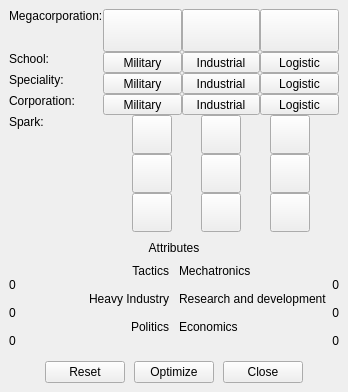
<?xml version="1.0" encoding="UTF-8"?>
<ui version="4.0">
 <class>AttributeEditor</class>
 <widget class="QDialog" name="AttributeEditor">
  <property name="geometry">
   <rect>
    <x>0</x>
    <y>0</y>
    <width>351</width>
    <height>434</height>
   </rect>
  </property>
  <property name="focusPolicy">
   <enum>Qt::ClickFocus</enum>
  </property>
  <property name="contextMenuPolicy">
   <enum>Qt::ActionsContextMenu</enum>
  </property>
  <property name="windowTitle">
   <string notr="true"/>
  </property>
  <layout class="QVBoxLayout" name="verticalLayout_2">
   <property name="spacing">
    <number>0</number>
   </property>
   <property name="sizeConstraint">
    <enum>QLayout::SetFixedSize</enum>
   </property>
   <property name="margin">
    <number>0</number>
   </property>
   <item>
    <widget class="TitleBar" name="titleBar" native="true">
     <property name="sizePolicy">
      <sizepolicy hsizetype="Preferred" vsizetype="Fixed">
       <horstretch>0</horstretch>
       <verstretch>0</verstretch>
      </sizepolicy>
     </property>
     <property name="minimizeButtonVisible" stdset="0">
      <bool>false</bool>
     </property>
    </widget>
   </item>
   <item>
    <widget class="QWidget" name="windowFrame" native="true">
     <layout class="QVBoxLayout" name="verticalLayout">
      <property name="spacing">
       <number>9</number>
      </property>
      <item>
       <widget class="QWidget" name="choices" native="true">
        <layout class="QGridLayout" name="gridLayout_3">
         <property name="margin">
          <number>0</number>
         </property>
         <property name="spacing">
          <number>0</number>
         </property>
         <item row="1" column="0">
          <widget class="QLabel" name="label">
           <property name="text">
            <string extracomment="characterinfo_cw_school">School:</string>
           </property>
           <property name="alignment">
            <set>Qt::AlignLeading|Qt::AlignLeft|Qt::AlignTop</set>
           </property>
           <property name="index" stdset="0">
            <number>1</number>
           </property>
          </widget>
         </item>
         <item row="1" column="1">
          <widget class="QToolButton" name="toolButton">
           <property name="sizePolicy">
            <sizepolicy hsizetype="Preferred" vsizetype="Fixed">
             <horstretch>0</horstretch>
             <verstretch>0</verstretch>
            </sizepolicy>
           </property>
           <property name="focusPolicy">
            <enum>Qt::NoFocus</enum>
           </property>
           <property name="toolTip">
            <string>Military</string>
           </property>
           <property name="text">
            <string>Military</string>
           </property>
           <property name="checkable">
            <bool>true</bool>
           </property>
           <property name="role" stdset="0">
            <string notr="true">military school</string>
           </property>
           <property name="value" stdset="0">
            <string notr="true">M</string>
           </property>
           <property name="index" stdset="0">
            <number>1</number>
           </property>
           <attribute name="buttonGroup">
            <string>buttonGroupSchool</string>
           </attribute>
          </widget>
         </item>
         <item row="1" column="2">
          <widget class="QToolButton" name="toolButton_2">
           <property name="sizePolicy">
            <sizepolicy hsizetype="Preferred" vsizetype="Fixed">
             <horstretch>0</horstretch>
             <verstretch>0</verstretch>
            </sizepolicy>
           </property>
           <property name="focusPolicy">
            <enum>Qt::NoFocus</enum>
           </property>
           <property name="toolTip">
            <string>Industrial</string>
           </property>
           <property name="text">
            <string>Industrial</string>
           </property>
           <property name="checkable">
            <bool>true</bool>
           </property>
           <property name="role" stdset="0">
            <string notr="true">industrial school</string>
           </property>
           <property name="value" stdset="0">
            <string notr="true">I</string>
           </property>
           <property name="index" stdset="0">
            <number>1</number>
           </property>
           <attribute name="buttonGroup">
            <string>buttonGroupSchool</string>
           </attribute>
          </widget>
         </item>
         <item row="1" column="3">
          <widget class="QToolButton" name="toolButton_3">
           <property name="sizePolicy">
            <sizepolicy hsizetype="Preferred" vsizetype="Fixed">
             <horstretch>0</horstretch>
             <verstretch>0</verstretch>
            </sizepolicy>
           </property>
           <property name="focusPolicy">
            <enum>Qt::NoFocus</enum>
           </property>
           <property name="toolTip">
            <string>Logistic</string>
           </property>
           <property name="text">
            <string>Logistic</string>
           </property>
           <property name="checkable">
            <bool>true</bool>
           </property>
           <property name="role" stdset="0">
            <string notr="true">logistic school</string>
           </property>
           <property name="value" stdset="0">
            <string notr="true">L</string>
           </property>
           <property name="index" stdset="0">
            <number>1</number>
           </property>
           <attribute name="buttonGroup">
            <string>buttonGroupSchool</string>
           </attribute>
          </widget>
         </item>
         <item row="2" column="0">
          <widget class="QLabel" name="label_8">
           <property name="text">
            <string extracomment="characterinfo_cw_major">Speciality:</string>
           </property>
           <property name="alignment">
            <set>Qt::AlignLeading|Qt::AlignLeft|Qt::AlignTop</set>
           </property>
           <property name="index" stdset="0">
            <number>2</number>
           </property>
          </widget>
         </item>
         <item row="2" column="1">
          <widget class="QToolButton" name="toolButton_4">
           <property name="sizePolicy">
            <sizepolicy hsizetype="Preferred" vsizetype="Fixed">
             <horstretch>0</horstretch>
             <verstretch>0</verstretch>
            </sizepolicy>
           </property>
           <property name="focusPolicy">
            <enum>Qt::NoFocus</enum>
           </property>
           <property name="toolTip">
            <string>Military</string>
           </property>
           <property name="text">
            <string>Military</string>
           </property>
           <property name="checkable">
            <bool>true</bool>
           </property>
           <property name="role" stdset="0">
            <string notr="true">military speciality</string>
           </property>
           <property name="value" stdset="0">
            <string notr="true">M</string>
           </property>
           <property name="index" stdset="0">
            <number>2</number>
           </property>
           <attribute name="buttonGroup">
            <string>buttonGroupSpeciality</string>
           </attribute>
          </widget>
         </item>
         <item row="2" column="2">
          <widget class="QToolButton" name="toolButton_5">
           <property name="sizePolicy">
            <sizepolicy hsizetype="Preferred" vsizetype="Fixed">
             <horstretch>0</horstretch>
             <verstretch>0</verstretch>
            </sizepolicy>
           </property>
           <property name="focusPolicy">
            <enum>Qt::NoFocus</enum>
           </property>
           <property name="toolTip">
            <string>Industrial</string>
           </property>
           <property name="text">
            <string>Industrial</string>
           </property>
           <property name="checkable">
            <bool>true</bool>
           </property>
           <property name="role" stdset="0">
            <string notr="true">industrial speciality</string>
           </property>
           <property name="value" stdset="0">
            <string notr="true">I</string>
           </property>
           <property name="index" stdset="0">
            <number>2</number>
           </property>
           <attribute name="buttonGroup">
            <string>buttonGroupSpeciality</string>
           </attribute>
          </widget>
         </item>
         <item row="2" column="3">
          <widget class="QToolButton" name="toolButton_6">
           <property name="sizePolicy">
            <sizepolicy hsizetype="Preferred" vsizetype="Fixed">
             <horstretch>0</horstretch>
             <verstretch>0</verstretch>
            </sizepolicy>
           </property>
           <property name="focusPolicy">
            <enum>Qt::NoFocus</enum>
           </property>
           <property name="toolTip">
            <string>Logistic</string>
           </property>
           <property name="text">
            <string>Logistic</string>
           </property>
           <property name="checkable">
            <bool>true</bool>
           </property>
           <property name="role" stdset="0">
            <string notr="true">logistic speciality</string>
           </property>
           <property name="value" stdset="0">
            <string notr="true">L</string>
           </property>
           <property name="index" stdset="0">
            <number>2</number>
           </property>
           <attribute name="buttonGroup">
            <string>buttonGroupSpeciality</string>
           </attribute>
          </widget>
         </item>
         <item row="3" column="0">
          <widget class="QLabel" name="label_9">
           <property name="text">
            <string extracomment="characterinfo_cw_corporation">Corporation:</string>
           </property>
           <property name="alignment">
            <set>Qt::AlignLeading|Qt::AlignLeft|Qt::AlignTop</set>
           </property>
           <property name="index" stdset="0">
            <number>3</number>
           </property>
          </widget>
         </item>
         <item row="3" column="1">
          <widget class="QToolButton" name="toolButton_7">
           <property name="sizePolicy">
            <sizepolicy hsizetype="Preferred" vsizetype="Fixed">
             <horstretch>0</horstretch>
             <verstretch>0</verstretch>
            </sizepolicy>
           </property>
           <property name="focusPolicy">
            <enum>Qt::NoFocus</enum>
           </property>
           <property name="toolTip">
            <string>Military</string>
           </property>
           <property name="text">
            <string>Military</string>
           </property>
           <property name="checkable">
            <bool>true</bool>
           </property>
           <property name="role" stdset="0">
            <string notr="true">military corporation</string>
           </property>
           <property name="value" stdset="0">
            <string notr="true">M</string>
           </property>
           <property name="index" stdset="0">
            <number>3</number>
           </property>
           <attribute name="buttonGroup">
            <string>buttonGroupCorporation</string>
           </attribute>
          </widget>
         </item>
         <item row="3" column="2">
          <widget class="QToolButton" name="toolButton_8">
           <property name="sizePolicy">
            <sizepolicy hsizetype="Preferred" vsizetype="Fixed">
             <horstretch>0</horstretch>
             <verstretch>0</verstretch>
            </sizepolicy>
           </property>
           <property name="focusPolicy">
            <enum>Qt::NoFocus</enum>
           </property>
           <property name="toolTip">
            <string>Industrial</string>
           </property>
           <property name="text">
            <string>Industrial</string>
           </property>
           <property name="checkable">
            <bool>true</bool>
           </property>
           <property name="role" stdset="0">
            <string notr="true">industrial corporation</string>
           </property>
           <property name="value" stdset="0">
            <string notr="true">I</string>
           </property>
           <property name="index" stdset="0">
            <number>3</number>
           </property>
           <attribute name="buttonGroup">
            <string>buttonGroupCorporation</string>
           </attribute>
          </widget>
         </item>
         <item row="3" column="3">
          <widget class="QToolButton" name="toolButton_9">
           <property name="sizePolicy">
            <sizepolicy hsizetype="Preferred" vsizetype="Fixed">
             <horstretch>0</horstretch>
             <verstretch>0</verstretch>
            </sizepolicy>
           </property>
           <property name="focusPolicy">
            <enum>Qt::NoFocus</enum>
           </property>
           <property name="toolTip">
            <string>Logistic</string>
           </property>
           <property name="text">
            <string>Logistic</string>
           </property>
           <property name="checkable">
            <bool>true</bool>
           </property>
           <property name="role" stdset="0">
            <string notr="true">logistic corporation</string>
           </property>
           <property name="value" stdset="0">
            <string notr="true">L</string>
           </property>
           <property name="index" stdset="0">
            <number>3</number>
           </property>
           <attribute name="buttonGroup">
            <string>buttonGroupCorporation</string>
           </attribute>
          </widget>
         </item>
         <item row="4" column="0">
          <widget class="QLabel" name="label_10">
           <property name="text">
            <string extracomment="characterinfo_cw_spark">Spark:</string>
           </property>
           <property name="alignment">
            <set>Qt::AlignLeading|Qt::AlignLeft|Qt::AlignTop</set>
           </property>
           <property name="index" stdset="0">
            <number>4</number>
           </property>
          </widget>
         </item>
         <item row="4" column="1" colspan="3">
          <layout class="QGridLayout" name="gridLayout_2">
           <property name="spacing">
            <number>0</number>
           </property>
           <item row="0" column="0">
            <widget class="QToolButton" name="toolButton_10">
             <property name="focusPolicy">
              <enum>Qt::NoFocus</enum>
             </property>
             <property name="toolTip">
              <string>Ubenor (Military)</string>
             </property>
             <property name="icon">
              <iconset resource="../res/resources.qrc">
               <normaloff>:/spark_mm.png</normaloff>:/spark_mm.png</iconset>
             </property>
             <property name="iconSize">
              <size>
               <width>32</width>
               <height>32</height>
              </size>
             </property>
             <property name="checkable">
              <bool>true</bool>
             </property>
             <property name="value" stdset="0">
              <string notr="true">MM</string>
             </property>
             <property name="index" stdset="0">
              <number>4</number>
             </property>
             <attribute name="buttonGroup">
              <string>buttonGroupSpark</string>
             </attribute>
            </widget>
           </item>
           <item row="0" column="1">
            <widget class="QToolButton" name="toolButton_11">
             <property name="focusPolicy">
              <enum>Qt::NoFocus</enum>
             </property>
             <property name="toolTip">
              <string>Geinos (Military-Industrial)</string>
             </property>
             <property name="icon">
              <iconset resource="../res/resources.qrc">
               <normaloff>:/spark_mi.png</normaloff>:/spark_mi.png</iconset>
             </property>
             <property name="iconSize">
              <size>
               <width>32</width>
               <height>32</height>
              </size>
             </property>
             <property name="checkable">
              <bool>true</bool>
             </property>
             <property name="value" stdset="0">
              <string notr="true">MI</string>
             </property>
             <property name="index" stdset="0">
              <number>4</number>
             </property>
             <attribute name="buttonGroup">
              <string>buttonGroupSpark</string>
             </attribute>
            </widget>
           </item>
           <item row="0" column="2">
            <widget class="QToolButton" name="toolButton_16">
             <property name="focusPolicy">
              <enum>Qt::NoFocus</enum>
             </property>
             <property name="toolTip">
              <string>Yolleon (Military-Logistic)</string>
             </property>
             <property name="icon">
              <iconset resource="../res/resources.qrc">
               <normaloff>:/spark_mc.png</normaloff>:/spark_mc.png</iconset>
             </property>
             <property name="iconSize">
              <size>
               <width>32</width>
               <height>32</height>
              </size>
             </property>
             <property name="checkable">
              <bool>true</bool>
             </property>
             <property name="value" stdset="0">
              <string notr="true">ML</string>
             </property>
             <property name="index" stdset="0">
              <number>4</number>
             </property>
             <attribute name="buttonGroup">
              <string>buttonGroupSpark</string>
             </attribute>
            </widget>
           </item>
           <item row="1" column="0">
            <widget class="QToolButton" name="toolButton_12">
             <property name="focusPolicy">
              <enum>Qt::NoFocus</enum>
             </property>
             <property name="toolTip">
              <string>Pastex (Industrial-Military)</string>
             </property>
             <property name="icon">
              <iconset resource="../res/resources.qrc">
               <normaloff>:/spark_im.png</normaloff>:/spark_im.png</iconset>
             </property>
             <property name="iconSize">
              <size>
               <width>32</width>
               <height>32</height>
              </size>
             </property>
             <property name="checkable">
              <bool>true</bool>
             </property>
             <property name="value" stdset="0">
              <string notr="true">IM</string>
             </property>
             <property name="index" stdset="0">
              <number>4</number>
             </property>
             <attribute name="buttonGroup">
              <string>buttonGroupSpark</string>
             </attribute>
            </widget>
           </item>
           <item row="1" column="1">
            <widget class="QToolButton" name="toolButton_15">
             <property name="focusPolicy">
              <enum>Qt::NoFocus</enum>
             </property>
             <property name="toolTip">
              <string>Apsidaz (Industrial)</string>
             </property>
             <property name="icon">
              <iconset resource="../res/resources.qrc">
               <normaloff>:/spark_ii.png</normaloff>:/spark_ii.png</iconset>
             </property>
             <property name="iconSize">
              <size>
               <width>32</width>
               <height>32</height>
              </size>
             </property>
             <property name="checkable">
              <bool>true</bool>
             </property>
             <property name="value" stdset="0">
              <string notr="true">II</string>
             </property>
             <property name="index" stdset="0">
              <number>4</number>
             </property>
             <attribute name="buttonGroup">
              <string>buttonGroupSpark</string>
             </attribute>
            </widget>
           </item>
           <item row="1" column="2">
            <widget class="QToolButton" name="toolButton_13">
             <property name="focusPolicy">
              <enum>Qt::NoFocus</enum>
             </property>
             <property name="toolTip">
              <string>Oprater (Industrial-Logistic)</string>
             </property>
             <property name="icon">
              <iconset resource="../res/resources.qrc">
               <normaloff>:/spark_ic.png</normaloff>:/spark_ic.png</iconset>
             </property>
             <property name="iconSize">
              <size>
               <width>32</width>
               <height>32</height>
              </size>
             </property>
             <property name="checkable">
              <bool>true</bool>
             </property>
             <property name="value" stdset="0">
              <string notr="true">IL</string>
             </property>
             <property name="index" stdset="0">
              <number>4</number>
             </property>
             <attribute name="buttonGroup">
              <string>buttonGroupSpark</string>
             </attribute>
            </widget>
           </item>
           <item row="2" column="0">
            <widget class="QToolButton" name="toolButton_18">
             <property name="focusPolicy">
              <enum>Qt::NoFocus</enum>
             </property>
             <property name="toolTip">
              <string>Yphet (Logistic-Military)</string>
             </property>
             <property name="icon">
              <iconset resource="../res/resources.qrc">
               <normaloff>:/spark_cm.png</normaloff>:/spark_cm.png</iconset>
             </property>
             <property name="iconSize">
              <size>
               <width>32</width>
               <height>32</height>
              </size>
             </property>
             <property name="checkable">
              <bool>true</bool>
             </property>
             <property name="value" stdset="0">
              <string notr="true">LM</string>
             </property>
             <property name="index" stdset="0">
              <number>4</number>
             </property>
             <attribute name="buttonGroup">
              <string>buttonGroupSpark</string>
             </attribute>
            </widget>
           </item>
           <item row="2" column="1">
            <widget class="QToolButton" name="toolButton_17">
             <property name="focusPolicy">
              <enum>Qt::NoFocus</enum>
             </property>
             <property name="toolTip">
              <string>Qassol (Logistic-Industrial)</string>
             </property>
             <property name="icon">
              <iconset resource="../res/resources.qrc">
               <normaloff>:/spark_ci.png</normaloff>:/spark_ci.png</iconset>
             </property>
             <property name="iconSize">
              <size>
               <width>32</width>
               <height>32</height>
              </size>
             </property>
             <property name="checkable">
              <bool>true</bool>
             </property>
             <property name="value" stdset="0">
              <string notr="true">LI</string>
             </property>
             <property name="index" stdset="0">
              <number>4</number>
             </property>
             <attribute name="buttonGroup">
              <string>buttonGroupSpark</string>
             </attribute>
            </widget>
           </item>
           <item row="2" column="2">
            <widget class="QToolButton" name="toolButton_14">
             <property name="focusPolicy">
              <enum>Qt::NoFocus</enum>
             </property>
             <property name="toolTip">
              <string>Nivalla (Logistic)</string>
             </property>
             <property name="icon">
              <iconset resource="../res/resources.qrc">
               <normaloff>:/spark_cc.png</normaloff>:/spark_cc.png</iconset>
             </property>
             <property name="iconSize">
              <size>
               <width>32</width>
               <height>32</height>
              </size>
             </property>
             <property name="checkable">
              <bool>true</bool>
             </property>
             <property name="value" stdset="0">
              <string notr="true">LL</string>
             </property>
             <property name="index" stdset="0">
              <number>4</number>
             </property>
             <attribute name="buttonGroup">
              <string>buttonGroupSpark</string>
             </attribute>
            </widget>
           </item>
          </layout>
         </item>
         <item row="0" column="1">
          <widget class="QToolButton" name="toolButton_19">
           <property name="sizePolicy">
            <sizepolicy hsizetype="Preferred" vsizetype="Fixed">
             <horstretch>0</horstretch>
             <verstretch>0</verstretch>
            </sizepolicy>
           </property>
           <property name="focusPolicy">
            <enum>Qt::NoFocus</enum>
           </property>
           <property name="toolTip">
            <string>Truhold-Markson</string>
           </property>
           <property name="icon">
            <iconset resource="../res/resources.qrc">
             <normaloff>:/megacorp-tm.png</normaloff>:/megacorp-tm.png</iconset>
           </property>
           <property name="iconSize">
            <size>
             <width>48</width>
             <height>36</height>
            </size>
           </property>
           <property name="checkable">
            <bool>true</bool>
           </property>
           <property name="role" stdset="0">
            <string notr="true">megacorp</string>
           </property>
           <property name="value" stdset="0">
            <string notr="true">T</string>
           </property>
           <property name="index" stdset="0">
            <number>0</number>
           </property>
           <attribute name="buttonGroup">
            <string>buttonGroupMegacorp</string>
           </attribute>
          </widget>
         </item>
         <item row="0" column="2">
          <widget class="QToolButton" name="toolButton_20">
           <property name="sizePolicy">
            <sizepolicy hsizetype="Preferred" vsizetype="Fixed">
             <horstretch>0</horstretch>
             <verstretch>0</verstretch>
            </sizepolicy>
           </property>
           <property name="focusPolicy">
            <enum>Qt::NoFocus</enum>
           </property>
           <property name="toolTip">
            <string>ICS</string>
           </property>
           <property name="icon">
            <iconset resource="../res/resources.qrc">
             <normaloff>:/megacorp-ics.png</normaloff>:/megacorp-ics.png</iconset>
           </property>
           <property name="iconSize">
            <size>
             <width>48</width>
             <height>36</height>
            </size>
           </property>
           <property name="checkable">
            <bool>true</bool>
           </property>
           <property name="role" stdset="0">
            <string notr="true">megacorp</string>
           </property>
           <property name="value" stdset="0">
            <string notr="true">I</string>
           </property>
           <property name="index" stdset="0">
            <number>0</number>
           </property>
           <attribute name="buttonGroup">
            <string>buttonGroupMegacorp</string>
           </attribute>
          </widget>
         </item>
         <item row="0" column="3">
          <widget class="QToolButton" name="toolButton_21">
           <property name="sizePolicy">
            <sizepolicy hsizetype="Preferred" vsizetype="Fixed">
             <horstretch>0</horstretch>
             <verstretch>0</verstretch>
            </sizepolicy>
           </property>
           <property name="focusPolicy">
            <enum>Qt::NoFocus</enum>
           </property>
           <property name="toolTip">
            <string>Asintec</string>
           </property>
           <property name="icon">
            <iconset resource="../res/resources.qrc">
             <normaloff>:/megacorp-asi.png</normaloff>:/megacorp-asi.png</iconset>
           </property>
           <property name="iconSize">
            <size>
             <width>48</width>
             <height>36</height>
            </size>
           </property>
           <property name="checkable">
            <bool>true</bool>
           </property>
           <property name="role" stdset="0">
            <string notr="true">megacorp</string>
           </property>
           <property name="value" stdset="0">
            <string notr="true">A</string>
           </property>
           <property name="index" stdset="0">
            <number>0</number>
           </property>
           <attribute name="buttonGroup">
            <string>buttonGroupMegacorp</string>
           </attribute>
          </widget>
         </item>
         <item row="0" column="0">
          <widget class="QLabel" name="label_17">
           <property name="text">
            <string extracomment="characterinfo_cw_race">Megacorporation:</string>
           </property>
           <property name="alignment">
            <set>Qt::AlignLeading|Qt::AlignLeft|Qt::AlignTop</set>
           </property>
           <property name="index" stdset="0">
            <number>0</number>
           </property>
          </widget>
         </item>
        </layout>
       </widget>
      </item>
      <item>
       <widget class="QLabel" name="label_18">
        <property name="text">
         <string extracomment="extension_attributes">Attributes</string>
        </property>
        <property name="alignment">
         <set>Qt::AlignCenter</set>
        </property>
        <property name="role" stdset="0">
         <string notr="true">header</string>
        </property>
       </widget>
      </item>
      <item>
       <widget class="QWidget" name="attributeBars" native="true">
        <layout class="QGridLayout" name="gridLayout">
         <property name="margin">
          <number>0</number>
         </property>
         <property name="spacing">
          <number>0</number>
         </property>
         <item row="0" column="0">
          <widget class="QLabel" name="label_7">
           <property name="minimumSize">
            <size>
             <width>160</width>
             <height>0</height>
            </size>
           </property>
           <property name="text">
            <string extracomment="attributeA">Tactics</string>
           </property>
           <property name="alignment">
            <set>Qt::AlignRight|Qt::AlignTrailing|Qt::AlignVCenter</set>
           </property>
           <property name="role" stdset="0">
            <string notr="true">label</string>
           </property>
          </widget>
         </item>
         <item row="0" column="1" rowspan="7">
          <widget class="QWidget" name="pole" native="true">
           <property name="sizePolicy">
            <sizepolicy hsizetype="Fixed" vsizetype="Preferred">
             <horstretch>0</horstretch>
             <verstretch>0</verstretch>
            </sizepolicy>
           </property>
           <property name="minimumSize">
            <size>
             <width>10</width>
             <height>0</height>
            </size>
           </property>
           <property name="role" stdset="0">
            <string notr="true">pole</string>
           </property>
          </widget>
         </item>
         <item row="0" column="2">
          <widget class="QLabel" name="label_3">
           <property name="minimumSize">
            <size>
             <width>160</width>
             <height>0</height>
            </size>
           </property>
           <property name="text">
            <string extracomment="attributeB">Mechatronics</string>
           </property>
           <property name="role" stdset="0">
            <string notr="true">label</string>
           </property>
          </widget>
         </item>
         <item row="1" column="0">
          <widget class="QLabel" name="label_16">
           <property name="minimumSize">
            <size>
             <width>160</width>
             <height>0</height>
            </size>
           </property>
           <property name="text">
            <string notr="true">0</string>
           </property>
           <property name="role" stdset="0">
            <string notr="true">bar tactics left</string>
           </property>
           <property name="index" stdset="0">
            <number>0</number>
           </property>
          </widget>
         </item>
         <item row="1" column="2">
          <widget class="QLabel" name="label_4">
           <property name="minimumSize">
            <size>
             <width>160</width>
             <height>0</height>
            </size>
           </property>
           <property name="text">
            <string notr="true">0</string>
           </property>
           <property name="alignment">
            <set>Qt::AlignRight|Qt::AlignTrailing|Qt::AlignVCenter</set>
           </property>
           <property name="role" stdset="0">
            <string notr="true">bar mechatronics right</string>
           </property>
           <property name="index" stdset="0">
            <number>1</number>
           </property>
          </widget>
         </item>
         <item row="2" column="0">
          <widget class="QLabel" name="label_15">
           <property name="minimumSize">
            <size>
             <width>160</width>
             <height>0</height>
            </size>
           </property>
           <property name="text">
            <string extracomment="attributeC">Heavy Industry</string>
           </property>
           <property name="alignment">
            <set>Qt::AlignRight|Qt::AlignTrailing|Qt::AlignVCenter</set>
           </property>
           <property name="role" stdset="0">
            <string notr="true">label</string>
           </property>
          </widget>
         </item>
         <item row="2" column="2">
          <widget class="QLabel" name="label_11">
           <property name="minimumSize">
            <size>
             <width>160</width>
             <height>0</height>
            </size>
           </property>
           <property name="text">
            <string extracomment="attributeD">Research and development</string>
           </property>
           <property name="role" stdset="0">
            <string notr="true">label</string>
           </property>
          </widget>
         </item>
         <item row="3" column="0">
          <widget class="QLabel" name="label_13">
           <property name="minimumSize">
            <size>
             <width>160</width>
             <height>0</height>
            </size>
           </property>
           <property name="text">
            <string notr="true">0</string>
           </property>
           <property name="role" stdset="0">
            <string notr="true">bar industry left</string>
           </property>
           <property name="index" stdset="0">
            <number>2</number>
           </property>
          </widget>
         </item>
         <item row="3" column="2">
          <widget class="QLabel" name="label_5">
           <property name="minimumSize">
            <size>
             <width>160</width>
             <height>0</height>
            </size>
           </property>
           <property name="text">
            <string notr="true">0</string>
           </property>
           <property name="alignment">
            <set>Qt::AlignRight|Qt::AlignTrailing|Qt::AlignVCenter</set>
           </property>
           <property name="role" stdset="0">
            <string notr="true">bar research right</string>
           </property>
           <property name="index" stdset="0">
            <number>3</number>
           </property>
          </widget>
         </item>
         <item row="4" column="0">
          <widget class="QLabel" name="label_12">
           <property name="minimumSize">
            <size>
             <width>160</width>
             <height>0</height>
            </size>
           </property>
           <property name="text">
            <string extracomment="attributeE">Politics</string>
           </property>
           <property name="alignment">
            <set>Qt::AlignRight|Qt::AlignTrailing|Qt::AlignVCenter</set>
           </property>
           <property name="role" stdset="0">
            <string notr="true">label</string>
           </property>
          </widget>
         </item>
         <item row="4" column="2">
          <widget class="QLabel" name="label_2">
           <property name="minimumSize">
            <size>
             <width>160</width>
             <height>0</height>
            </size>
           </property>
           <property name="text">
            <string extracomment="attributeF">Economics</string>
           </property>
           <property name="role" stdset="0">
            <string notr="true">label</string>
           </property>
          </widget>
         </item>
         <item row="5" column="0">
          <widget class="QLabel" name="label_6">
           <property name="minimumSize">
            <size>
             <width>160</width>
             <height>0</height>
            </size>
           </property>
           <property name="text">
            <string notr="true">0</string>
           </property>
           <property name="role" stdset="0">
            <string notr="true">bar politics left</string>
           </property>
           <property name="index" stdset="0">
            <number>4</number>
           </property>
          </widget>
         </item>
         <item row="5" column="2">
          <widget class="QLabel" name="label_14">
           <property name="minimumSize">
            <size>
             <width>160</width>
             <height>0</height>
            </size>
           </property>
           <property name="text">
            <string notr="true">0</string>
           </property>
           <property name="alignment">
            <set>Qt::AlignRight|Qt::AlignTrailing|Qt::AlignVCenter</set>
           </property>
           <property name="role" stdset="0">
            <string notr="true">bar economics right</string>
           </property>
           <property name="index" stdset="0">
            <number>5</number>
           </property>
          </widget>
         </item>
         <item row="6" column="0">
          <spacer name="verticalSpacer">
           <property name="orientation">
            <enum>Qt::Vertical</enum>
           </property>
           <property name="sizeType">
            <enum>QSizePolicy::Fixed</enum>
           </property>
           <property name="sizeHint" stdset="0">
            <size>
             <width>4</width>
             <height>4</height>
            </size>
           </property>
          </spacer>
         </item>
        </layout>
       </widget>
      </item>
      <item>
       <layout class="QHBoxLayout" name="horizontalLayout">
        <item>
         <spacer name="horizontalSpacer">
          <property name="orientation">
           <enum>Qt::Horizontal</enum>
          </property>
          <property name="sizeHint" stdset="0">
           <size>
            <width>10</width>
            <height>10</height>
           </size>
          </property>
         </spacer>
        </item>
        <item>
         <widget class="QPushButton" name="buttonReset">
          <property name="focusPolicy">
           <enum>Qt::NoFocus</enum>
          </property>
          <property name="text">
           <string>Reset</string>
          </property>
          <property name="role" stdset="0">
           <string notr="true">dialog-button</string>
          </property>
         </widget>
        </item>
        <item>
         <widget class="QPushButton" name="buttonOptimize">
          <property name="focusPolicy">
           <enum>Qt::NoFocus</enum>
          </property>
          <property name="text">
           <string>Optimize</string>
          </property>
          <property name="role" stdset="0">
           <string notr="true">dialog-button</string>
          </property>
         </widget>
        </item>
        <item>
         <widget class="QPushButton" name="buttonClose">
          <property name="focusPolicy">
           <enum>Qt::NoFocus</enum>
          </property>
          <property name="text">
           <string>Close</string>
          </property>
          <property name="role" stdset="0">
           <string notr="true">dialog-button</string>
          </property>
         </widget>
        </item>
        <item>
         <spacer name="horizontalSpacer_2">
          <property name="orientation">
           <enum>Qt::Horizontal</enum>
          </property>
          <property name="sizeHint" stdset="0">
           <size>
            <width>10</width>
            <height>10</height>
           </size>
          </property>
         </spacer>
        </item>
       </layout>
      </item>
     </layout>
    </widget>
   </item>
  </layout>
  <action name="actionReset">
   <property name="text">
    <string>Reset</string>
   </property>
  </action>
  <action name="actionClose">
   <property name="text">
    <string>Close</string>
   </property>
  </action>
  <action name="actionOptimize">
   <property name="text">
    <string>Optimize</string>
   </property>
  </action>
 </widget>
 <customwidgets>
  <customwidget>
   <class>TitleBar</class>
   <extends>QWidget</extends>
   <header>titlebar.h</header>
   <container>1</container>
   <slots>
    <signal>closeRequest()</signal>
    <signal>showNormalRequest()</signal>
    <signal>showMaximizedRequest()</signal>
    <signal>showMinimizedRequest()</signal>
    <signal>helpRequest()</signal>
   </slots>
  </customwidget>
 </customwidgets>
 <resources>
  <include location="../res/resources.qrc"/>
 </resources>
 <connections>
  <connection>
   <sender>titleBar</sender>
   <signal>closeRequest()</signal>
   <receiver>AttributeEditor</receiver>
   <slot>accept()</slot>
   <hints>
    <hint type="sourcelabel">
     <x>122</x>
     <y>9</y>
    </hint>
    <hint type="destinationlabel">
     <x>122</x>
     <y>-2</y>
    </hint>
   </hints>
  </connection>
  <connection>
   <sender>buttonClose</sender>
   <signal>clicked()</signal>
   <receiver>AttributeEditor</receiver>
   <slot>accept()</slot>
   <hints>
    <hint type="sourcelabel">
     <x>293</x>
     <y>423</y>
    </hint>
    <hint type="destinationlabel">
     <x>216</x>
     <y>349</y>
    </hint>
   </hints>
  </connection>
  <connection>
   <sender>actionClose</sender>
   <signal>triggered()</signal>
   <receiver>AttributeEditor</receiver>
   <slot>accept()</slot>
   <hints>
    <hint type="sourcelabel">
     <x>-1</x>
     <y>-1</y>
    </hint>
    <hint type="destinationlabel">
     <x>175</x>
     <y>205</y>
    </hint>
   </hints>
  </connection>
  <connection>
   <sender>buttonReset</sender>
   <signal>clicked()</signal>
   <receiver>actionReset</receiver>
   <slot>trigger()</slot>
   <hints>
    <hint type="sourcelabel">
     <x>131</x>
     <y>423</y>
    </hint>
    <hint type="destinationlabel">
     <x>-1</x>
     <y>-1</y>
    </hint>
   </hints>
  </connection>
  <connection>
   <sender>buttonOptimize</sender>
   <signal>clicked()</signal>
   <receiver>actionOptimize</receiver>
   <slot>trigger()</slot>
   <hints>
    <hint type="sourcelabel">
     <x>175</x>
     <y>412</y>
    </hint>
    <hint type="destinationlabel">
     <x>-1</x>
     <y>-1</y>
    </hint>
   </hints>
  </connection>
 </connections>
 <buttongroups>
  <buttongroup name="buttonGroupMegacorp"/>
  <buttongroup name="buttonGroupSpark"/>
  <buttongroup name="buttonGroupSpeciality"/>
  <buttongroup name="buttonGroupSchool"/>
  <buttongroup name="buttonGroupCorporation"/>
 </buttongroups>
</ui>
